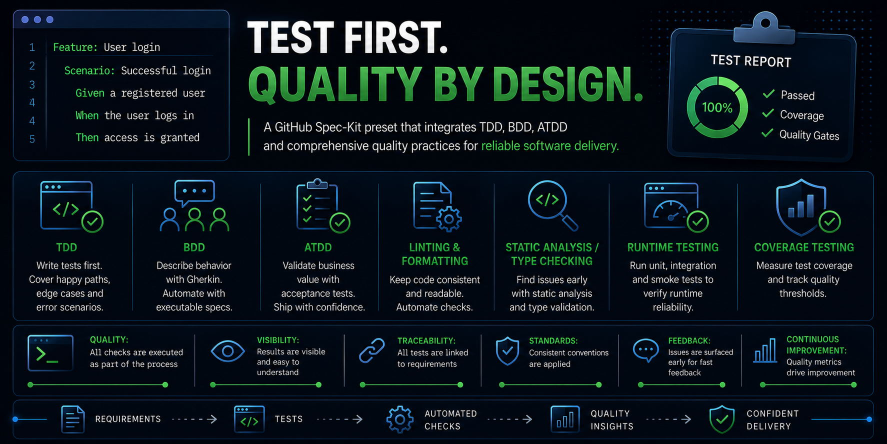
#> input picture .specify/presets/test-first-governance/assets/spec-kit-preset-test-first-governance-header.jpg, 1774 x 887 px (shown at 1/2 size)
$ python -i trim_images.py   (imports and definitions only)
#> lines starting #> are read from the running program, lines starting #| are printed output that depends on the picture
"""图片预处理脚本（通用版）

处理 Markdown 中引用的本地图片：
- SVG → PNG（透明背景）+ 裁剪 + 补透明边距
- PNG（RGBA）→ 裁剪透明空白 + 补透明边距
- PNG/JPG（RGB）→ 裁剪白色边缘 + 补白色边距

用法:
  python scripts/trim_svg_images.py <markdown_file>
"""

import asyncio
import re
import sys
from pathlib import Path

from PIL import Image
from playwright.async_api import async_playwright


# [15 lines left out: function svg_to_png, not called in this run]


def trim_and_pad(image_path: Path, padding: int = 30, white_threshold: int = 240):
    """裁剪边缘空白 + 补回统一内边距

    - RGBA 图片：裁剪透明空白，补透明边距
    - RGB 图片：裁剪白色边缘，补白色边距
    """
#> called with padding = 30, white_threshold = 240
    img = Image.open(image_path)
#> img is the input picture: PIL image 1774x887 RGB; mean R, G, B 11.9, 22.4, 28.9
    data = img.load()
    w, h = img.size
#> w = 1774; h = 887

    if img.mode == "RGBA":
        bg_color = (0, 0, 0, 0)

        def is_blank(pixel):
            return pixel[3] < 10
    else:
        img_rgb = img.convert("RGB")
        data = img_rgb.load()
        bg_color = (255, 255, 255)

        def is_blank(pixel):
            return all(c >= white_threshold for c in pixel)

    # 找内容边界
    top = 0
    for y in range(h):
        if all(is_blank(data[x, y]) for x in range(w)):
            top = y + 1
        else:
            break

    bottom = h
#> bottom = 887
    for y in range(h - 1, -1, -1):
        if all(is_blank(data[x, y]) for x in range(w)):
            bottom = y
        else:
            break

    if top == h:
        print(f"    [SKIP] 全空白图片")
        return

    left = 0
    for x in range(w):
        if all(is_blank(data[x, y]) for y in range(top, bottom)):
            left = x + 1
        else:
            break

    right = w
#> right = 1774
    for x in range(w - 1, -1, -1):
        if all(is_blank(data[x, y]) for y in range(top, bottom)):
            right = x
        else:
            break

    # 裁剪 + 补边距
    if img.mode == "RGBA":
        content = img.crop((left, top, right, bottom))
    else:
        content = img_rgb.crop((left, top, right, bottom))

    new_w = content.width + padding * 2
#> new_w = 1834
    new_h = content.height + padding * 2
#> new_h = 947
    new_img = Image.new(img.mode if img.mode == "RGBA" else "RGB", (new_w, new_h), bg_color)
#> new_img: PIL image 1834x947 RGB; every value is 255
    new_img.paste(content, (padding, padding))
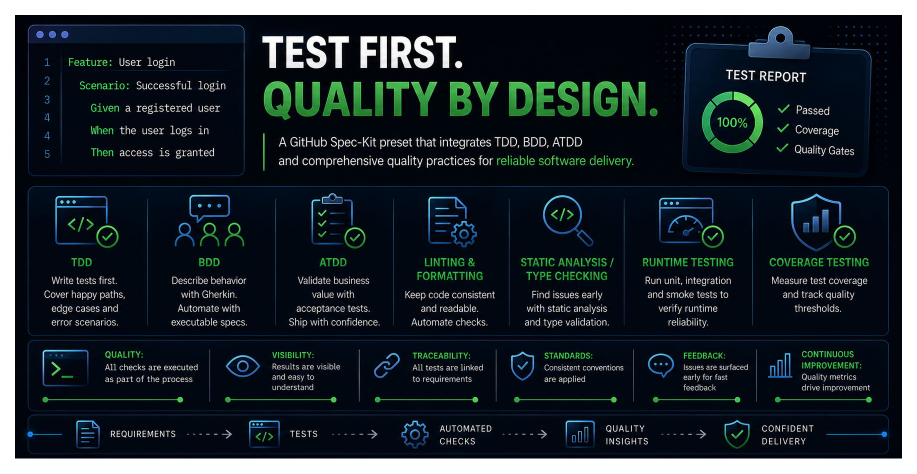
#> new_img: PIL image 1834x947 RGB (shown at 1/2 size); mean R, G, B 34.8, 44.2, 50.2
    new_img.save(image_path)
    print(f"    {w}x{h} -> {new_w}x{new_h} (content: {right-left}x{bottom-top}, pad: {padding}px)")
#|     1774x887 -> 1834x947 (content: 1774x887, pad: 30px)


# [64 lines left out: function main, not called in this run]


# [2 lines not run here, left out]

>>> result = trim_and_pad('../../../../../.specify/presets/test-first-governance/assets/spec-kit-preset-test-first-governance-header.jpg')
